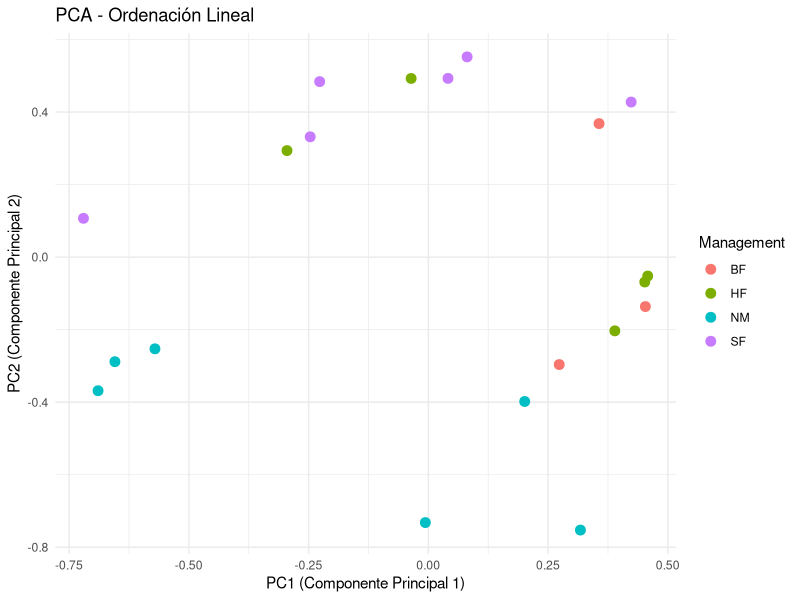
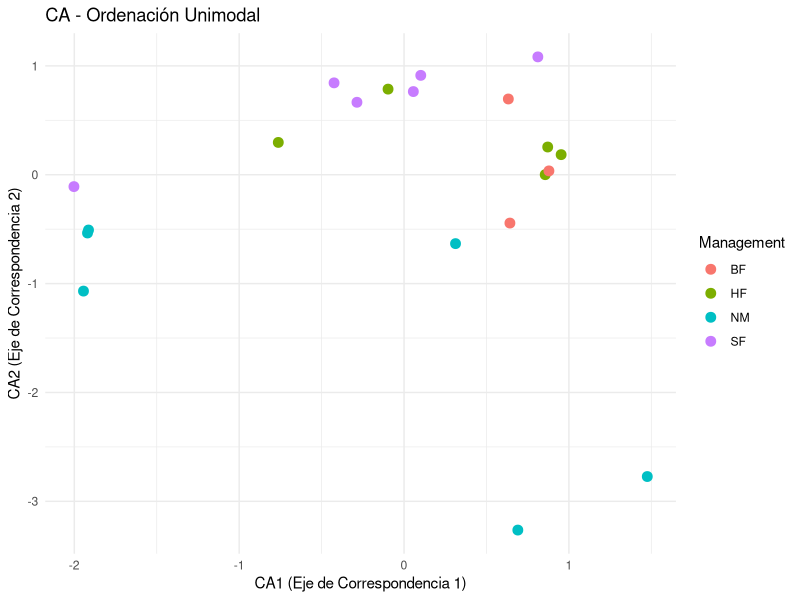

Generate these figures, in order, with R:
# ============================================
# EJERCICIO 1: COMPARACIÓN VISUAL PCA VS CA
# Datos dune (vegan) - Comunidad de plantas
# ============================================

# Cargar paquetes necesarios
library(vegan)    # Funciones de ecología multivariante
library(ggplot2)  # Gráficos

# ------------------------------------------------
# 0. Cargar datos de ejemplo
# ------------------------------------------------
data(dune)      # Matriz de abundancia de especies (sitios x especies)
data(dune.env)  # Datos ambientales de los sitios

# Mirar rápidamente las primeras filas (para los alumnos)
head(dune)
head(dune.env)

# ------------------------------------------------
# 1. PCA (Análisis de Componentes Principales)
# ------------------------------------------------
# Idea para los alumnos:
# - El PCA es un método de ORDENACIÓN LINEAL.
# - Supone que las respuestas de abundancia de las especies
#   a los gradientes ambientales son aproximadamente lineales.
# - Para datos de abundancia con muchos ceros se recomienda
#   transformar previamente con Hellinger.

# Transformación de Hellinger
dune_hell <- decostand(dune, method = "hellinger")

# PCA usando rda() sin matriz ambiental (X)
pca_result <- rda(dune_hell)

# Resumen numérico del PCA
summary(pca_result)

# Comentario para alumnos:
# - 'Eigenvalues' = varianza explicada por cada componente.
# - 'Proportion Explained' = proporción de varianza de la matriz
#   de abundancias (transformadas) explicada por cada eje.
# - En estos datos, PC1 ≈ 30.6 % y PC2 ≈ 20.0 %, es decir,
#   los dos primeros ejes resumen ~50 % de la variación total.

# Extraer scores (coordenadas) de los sitios
pca_scores <- scores(pca_result, display = "sites", choices = c(1, 2))

# Data frame para ggplot
pca_df <- data.frame(
  PC1 = pca_scores[, 1],
  PC2 = pca_scores[, 2],
  Management = dune.env$Management
)

# Gráfico PCA
ggplot(pca_df, aes(x = PC1, y = PC2, color = Management)) +
  geom_point(size = 3) +
  theme_minimal() +
  labs(title = "PCA - Ordenación Lineal",
       x = "PC1 (Componente Principal 1)",
       y = "PC2 (Componente Principal 2)")

# Comentarios para discutir con los alumnos:
# - Los puntos representan sitios, coloreados por tipo de manejo (Management).
# - Se observan agrupaciones: por ejemplo, ciertos tipos de manejo
#   tienden a ocupar zonas similares del plano PC1–PC2.
# - Esto indica que el manejo está asociado con diferencias
#   en la composición de especies.
# - Como el PCA parte de datos Hellinger, la interpretación es lineal:
#   distancias en el gráfico reflejan diferencias en abundancia relativa
#   entre sitios de forma aproximadamente euclídea.


# ------------------------------------------------
# 2. CA (Análisis de Correspondencia)
# ------------------------------------------------
# Idea para los alumnos:

# - El CA es un método de ORDENACIÓN UNIMODAL.

# - Se basa en la distancia chi-cuadrado y es apropiado
#   cuando se espera que las especies respondan de forma
#   unimodal (tipo "campana") a gradientes largos.

# - Aquí usamos los conteos originales (sin transformación).

ca_result <- cca(dune)

# Resumen numérico del CA
summary(ca_result)

# Comentario para alumnos:

# - 'Eigenvalues' = inercia (varianza chi-cuadrado) explicada.
# - 'Proportion Explained' indica qué fracción de la inercia total
#   representa cada eje.
# - En estos datos, CA1 ≈ 25.3 % y CA2 ≈ 18.9 %;
#   juntos explican ~44 % de la inercia total, algo menos que el PCA,
#   pero aún resumen gran parte del gradiente principal de composición.

# Extraer scores de sitios
ca_scores <- scores(ca_result, display = "sites", choices = c(1, 2))

# Data frame para ggplot
ca_df <- data.frame(
  CA1 = ca_scores[, 1],
  CA2 = ca_scores[, 2],
  Management = dune.env$Management
)

# Gráfico CA
ggplot(ca_df, aes(x = CA1, y = CA2, color = Management)) +
  geom_point(size = 3) +
  theme_minimal() +
  labs(title = "CA - Ordenación Unimodal",
       x = "CA1 (Eje de Correspondencia 1)",
       y = "CA2 (Eje de Correspondencia 2)")

# Comentarios didácticos:

# - Nuevamente, los sitios se agrupan según el tipo de manejo.
# - En comparación con el PCA, el CA suele “estirar” más el gradiente:
#   los sitios extremos aparecen más alejados.
# - Esto puede ayudar a visualizar diferencias fuertes en composición
#   entre tipos de manejo (p.ej. sitios muy distintos en especies).


# ------------------------------------------------
# 3. Comparar varianza / inercia explicada
# ------------------------------------------------

cat("\nVarianza explicada por PCA (primeros 2 ejes, %):\n")
(pca_var <- eigenvals(pca_result)[1:2] / sum(eigenvals(pca_result)) * 100)

cat("\nInercia explicada por CA (primeros 2 ejes, %):\n")
(ca_var <- eigenvals(ca_result)[1:2] / sum(eigenvals(ca_result)) * 100)

# Comentarios para interpretación:
# - En este ejemplo:

#     PC1 ~ 30.6 %,  PC2 ~ 20.0 %  -> ~50.5 % en los dos primeros ejes.
#     CA1 ~ 25.3 %,  CA2 ~ 18.9 %  -> ~44.3 % en los dos primeros ejes.

# - Ambos métodos concentran una fracción similar de la información
#   en los dos primeros ejes, con ligera ventaja para el PCA.
# - Esto sugiere que, para estos datos, un modelo lineal (PCA sobre
#   Hellinger) describe bastante bien los gradientes de abundancia.

# ------------------------------------------------
# 4. Conclusiones para los estudiantes
# ------------------------------------------------
# - Tanto PCA (con transformación Hellinger) como CA revelan patrones
#   coherentes de agrupación de los sitios según el tipo de manejo.
# - El PCA explica algo más de varianza en sus dos primeros ejes y
#   produce una ordenación más “compacta”.
# - El CA, trabajando con abundancias originales y distancia
#   chi-cuadrado, enfatiza las diferencias en composición a lo largo
#   de gradientes más largos.
# - En la práctica, para datos de abundancia transformados con
#   Hellinger, suele preferirse el PCA (o RDA) como análisis principal,
#   usando el CA como análisis complementario para comprobar la
#   robustez de los patrones.
# - Este ejercicio muestra que la elección del método depende
#   tanto del supuesto ecológico (lineal vs. unimodal) como de la
#   naturaleza de los datos y de la pregunta de investigación.
